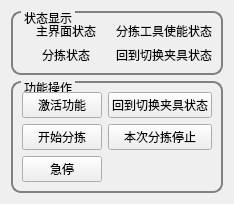
              <widget class="QWidget" name="tab_tabsort_func">
               <attribute name="title">
                <string>功能界面</string>
               </attribute>
               <layout class="QVBoxLayout" name="verticalLayout_8">
                <item>
                 <widget class="QGroupBox" name="gBox_tabsort_status">
                  <property name="styleSheet">
                   <string notr="true">QGroupBox{

border-width:2px;

border-style:solid;

border-radius: 10px;

border-color:gray;

margin-top:0.5ex;

}

QGroupBox::title{

subcontrol-origin:margin;

subcontrol-position:top left;

left:10px;

margin-left:0px;

padding:0 1px;

}</string>
                  </property>
                  <property name="title">
                   <string>状态显示</string>
                  </property>
                  <layout class="QHBoxLayout" name="horizontalLayout_39">
                   <item>
                    <layout class="QGridLayout" name="gLayout_tabsort_status">
                     <item row="0" column="1">
                      <widget class="QLabel" name="label_tabsort_sortToolEnable">
                       <property name="text">
                        <string>分拣工具使能状态</string>
                       </property>
                       <property name="alignment">
                        <set>Qt::AlignCenter</set>
                       </property>
                      </widget>
                     </item>
                     <item row="0" column="0">
                      <widget class="QLabel" name="label_tabsort_mainstatus">
                       <property name="text">
                        <string>主界面状态</string>
                       </property>
                       <property name="alignment">
                        <set>Qt::AlignCenter</set>
                       </property>
                      </widget>
                     </item>
                     <item row="1" column="0">
                      <widget class="QLabel" name="label_tabsort_sortingstatus">
                       <property name="text">
                        <string>分拣状态</string>
                       </property>
                       <property name="alignment">
                        <set>Qt::AlignCenter</set>
                       </property>
                      </widget>
                     </item>
                     <item row="1" column="1">
                      <widget class="QLabel" name="lable_tabsort_backswitchstatus">
                       <property name="text">
                        <string>回到切换夹具状态</string>
                       </property>
                       <property name="alignment">
                        <set>Qt::AlignCenter</set>
                       </property>
                      </widget>
                     </item>
                    </layout>
                   </item>
                  </layout>
                 </widget>
                </item>
                <item>
                 <widget class="QGroupBox" name="gBox_tabsort_oprate">
                  <property name="styleSheet">
                   <string notr="true">QGroupBox{

border-width:2px;

border-style:solid;

border-radius: 10px;

border-color:gray;

margin-top:0.5ex;

}

QGroupBox::title{

subcontrol-origin:margin;

subcontrol-position:top left;

left:10px;

margin-left:0px;

padding:0 1px;

}</string>
                  </property>
                  <property name="title">
                   <string>功能操作</string>
                  </property>
                  <layout class="QHBoxLayout" name="horizontalLayout_40">
                   <item>
                    <layout class="QGridLayout" name="gLayout_tabsort_oprate">
                     <item row="0" column="1">
                      <widget class="QPushButton" name="btn_tabsort_backswitchgripper">
                       <property name="maximumSize">
                        <size>
                         <width>150</width>
                         <height>50</height>
                        </size>
                       </property>
                       <property name="text">
                        <string>回到切换夹具状态</string>
                       </property>
                      </widget>
                     </item>
                     <item row="1" column="1">
                      <widget class="QPushButton" name="btn_tabsort_stopsort">
                       <property name="maximumSize">
                        <size>
                         <width>150</width>
                         <height>50</height>
                        </size>
                       </property>
                       <property name="text">
                        <string>本次分拣停止</string>
                       </property>
                      </widget>
                     </item>
                     <item row="1" column="0">
                      <widget class="QPushButton" name="btn_tabsort_beginsort">
                       <property name="maximumSize">
                        <size>
                         <width>150</width>
                         <height>50</height>
                        </size>
                       </property>
                       <property name="text">
                        <string>开始分拣</string>
                       </property>
                      </widget>
                     </item>
                     <item row="0" column="0">
                      <widget class="QPushButton" name="btn_tabsort_activate">
                       <property name="maximumSize">
                        <size>
                         <width>150</width>
                         <height>50</height>
                        </size>
                       </property>
                       <property name="text">
                        <string>激活功能</string>
                       </property>
                      </widget>
                     </item>
                     <item row="2" column="0">
                      <widget class="QPushButton" name="btn_tabsort_quickstop">
                       <property name="maximumSize">
                        <size>
                         <width>150</width>
                         <height>50</height>
                        </size>
                       </property>
                       <property name="text">
                        <string>急停</string>
                       </property>
                      </widget>
                     </item>
                    </layout>
                   </item>
                  </layout>
                 </widget>
                </item>
               </layout>
              </widget>
